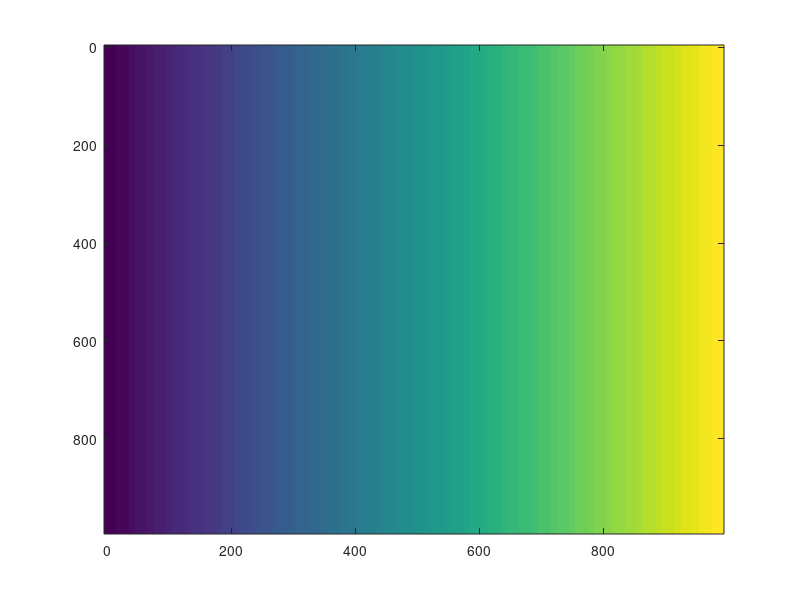

MATLAB code for this plot:
n1=100;
n2=100;
n3=100;

d1=10;
d2=10;
d3=10;

v0=1500;
dv=.6;

% prepare dimesion 1
S1 = d1*(n1-1);
s1 = 0:d1:S1;

% prepare dimension 2
S2 = d2*(n2-1);
s2 = 0:d2:S2;

% prepare dimension 3
S3 = d3*(n3-1);
s3 = 0:d3:S3;

    [t1,t2,t3] = meshgrid(s1,s2,s3);;
    vel = t1.*0+t2.*0+t3.*dv+v0;
    
imagesc(s1,s3,squeeze(vel(:,1,:)))